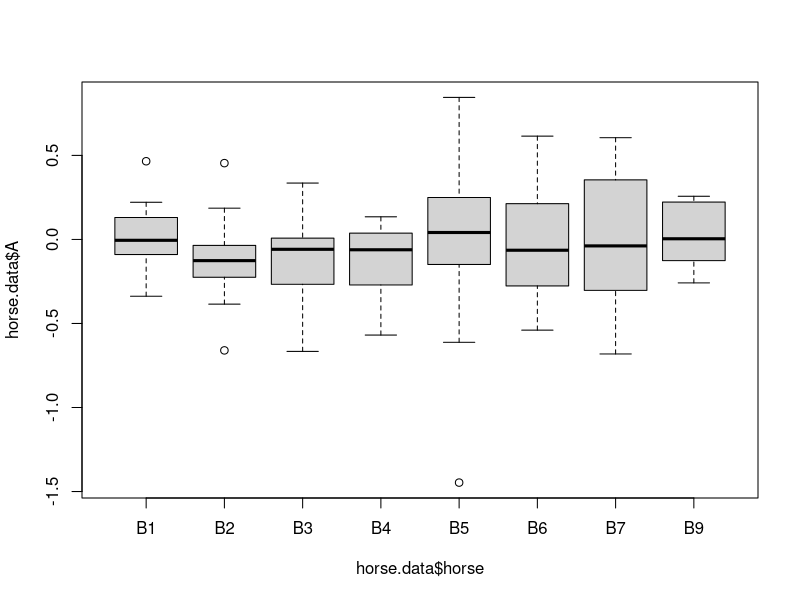
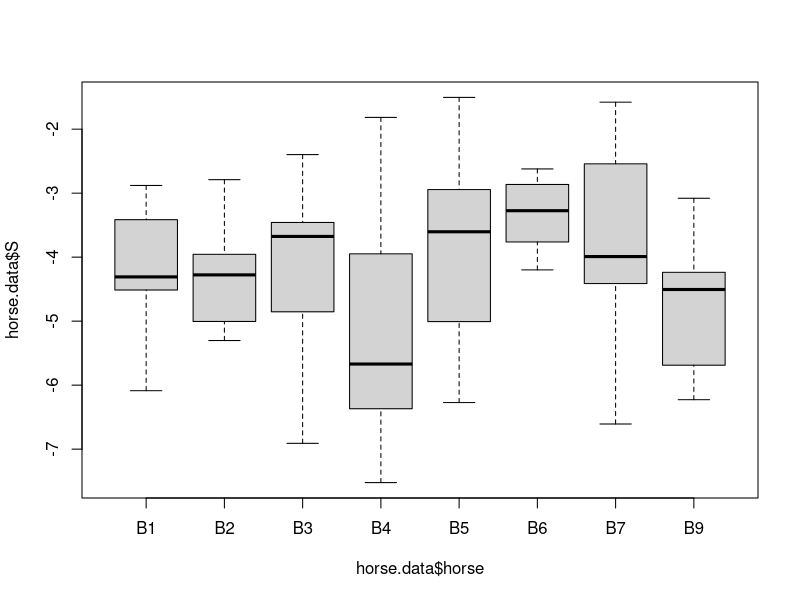
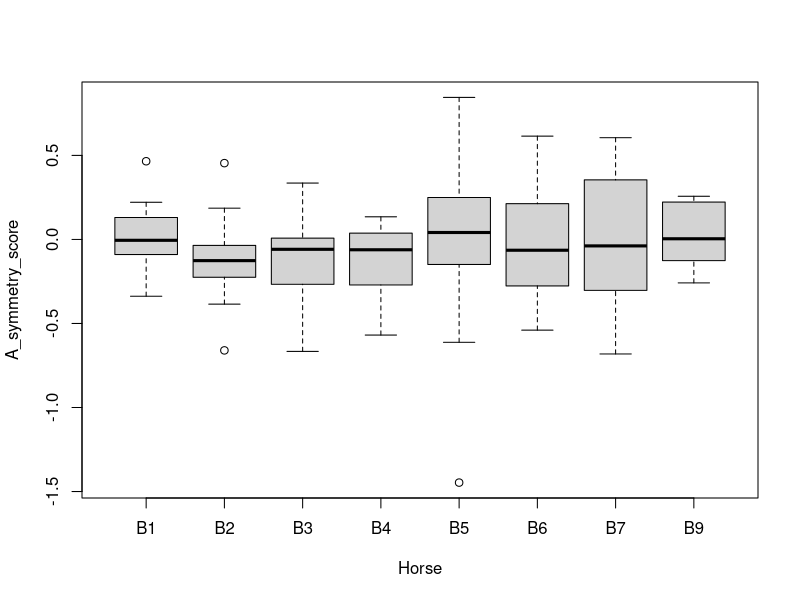
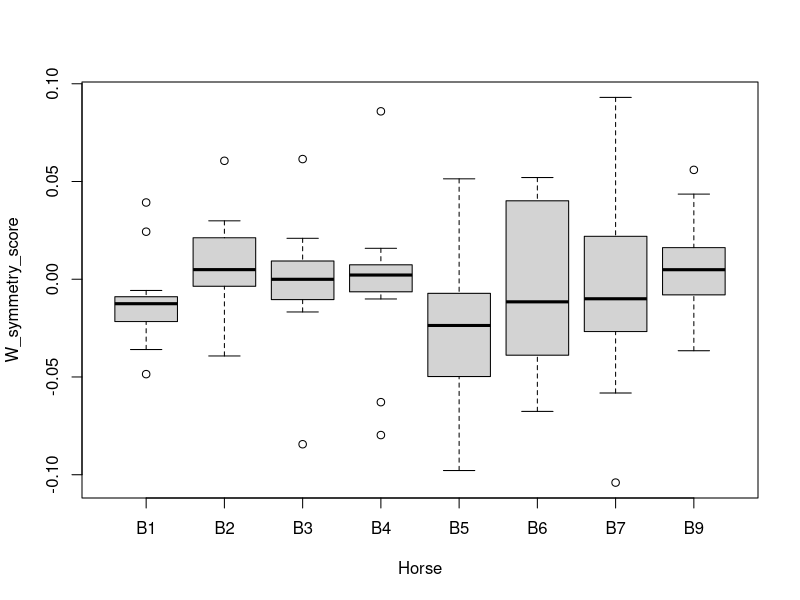
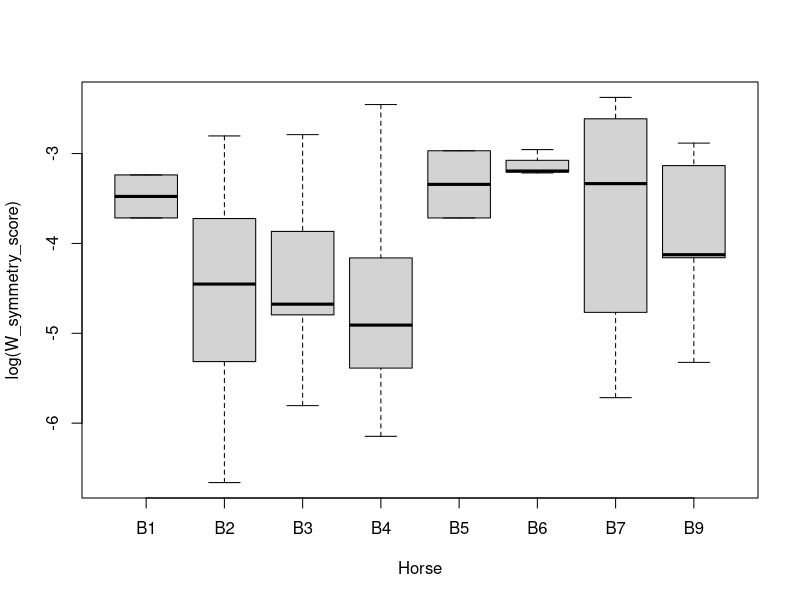
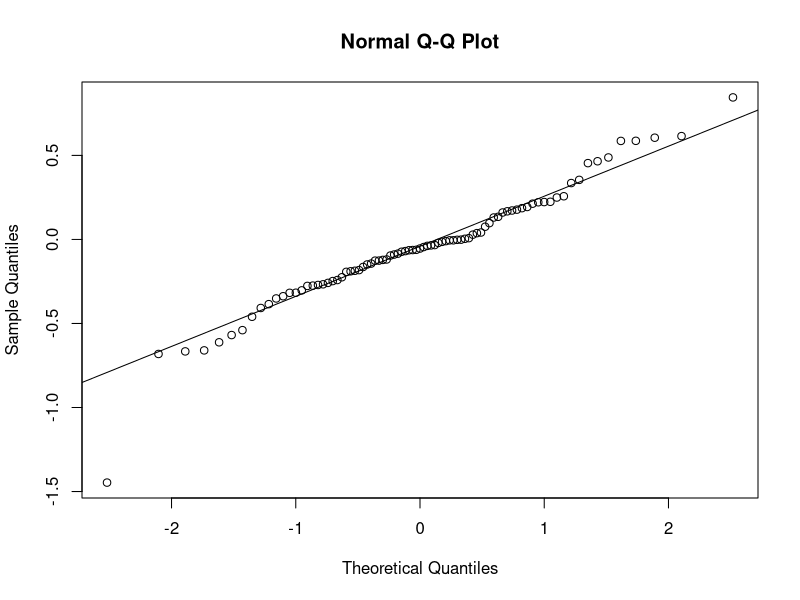
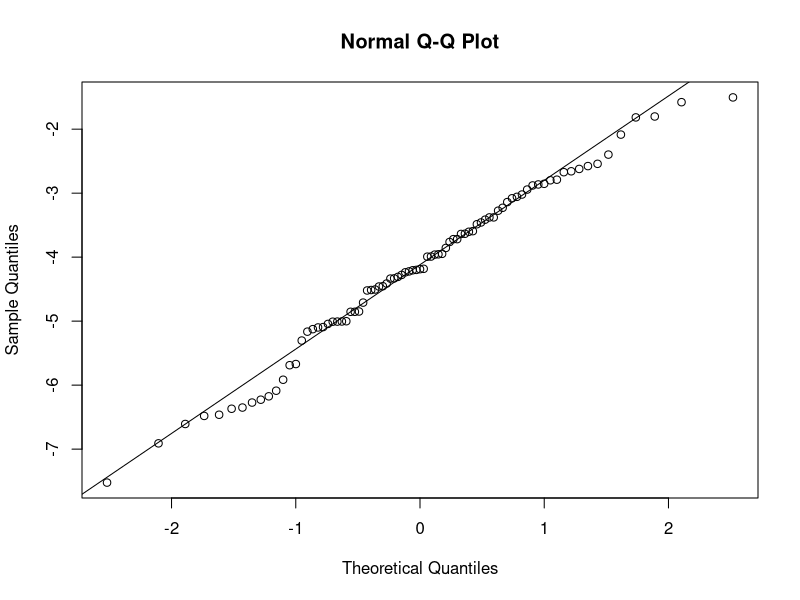
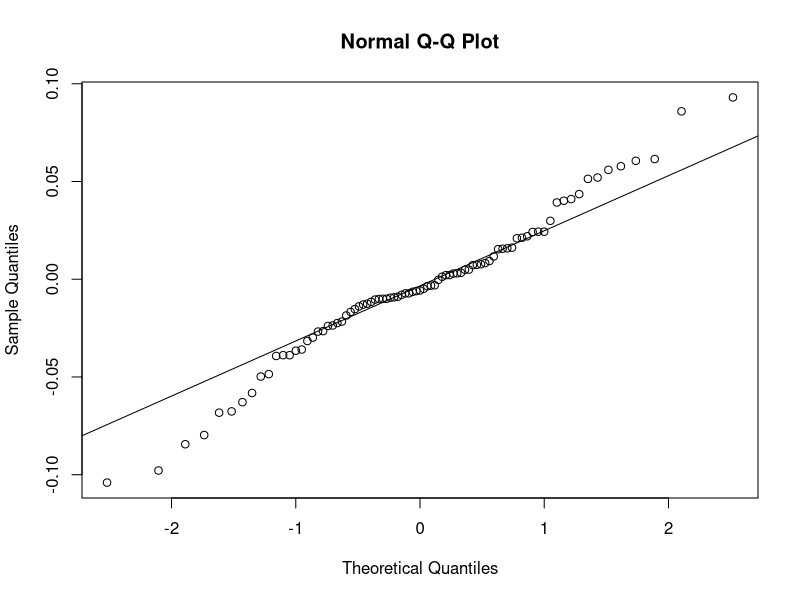

These charts were generated, in order, by the following R code:
############################################## loading
# directory
setwd("/Users/nikolaj/Desktop/main/stat/p r o j e c t")

# some info about data
horse.data <- read.table('horse_data23.txt')
head(horse.data) 
colnames(horse.data)
dim(horse.data)


######## effect on either score
# we need horse as a factor (it's catagorical)
horse.data$horse <- as.factor(horse.data$horse)

W_symmetry_score = horse.data$W 
Horse  = horse.data$horse

A_symmetry_score = horse.data$A

# boxplot of data:
boxplot(horse.data$A ~ horse.data$horse, title = "hej")
boxplot(horse.data$S ~ horse.data$horse)

boxplot(A_symmetry_score ~ Horse)
boxplot(W_symmetry_score ~ Horse)
boxplot(log(W_symmetry_score) ~ Horse)

qqnorm(horse.data$A)
qqline(horse.data$A)

qqnorm(horse.data$S)
qqline(horse.data$S)

qqnorm(horse.data$W)
qqline(horse.data$W)

# the different group looks fairly normal distributed based
# on the plot
# they overlap 

# there is a bit difference in variiance,
# maybe some transformation is in order
boxplot((horse.data$S) ~ horse.data$horse)



#anova(lm(horse ~ A, data = horse.data)) 
anova(lm(A ~ horse, data = horse.data)) # not significant
anova(lm(S ~ horse, data = horse.data)) # not significant
anova(lm(W ~ horse, data = horse.data)) # not significant

summary(lm(A ~ horse, data = horse.data))



# test with kruskal wallis
kruskal.test(horse.data$A, horse.data$horse)
kruskal.test(horse.data$S, horse.data$horse)
kruskal.test(horse.data$W, horse.data$horse)

#######################################
# test
# changing data

score <- rep(c('A', 'S', 'W'), each= 85)
horse <- rep(horse.data$horse, 3)
horse.newData <- data.frame(score_val = c(horse.data$A,horse.data$S,horse.data$W),
            score = score, horse = horse)

boxplot(horse.newData$score_val ~ horse.newData$score:horse.newData$horse)


fit <- lm(score_val ~ score * horse, data=horse.newData)
anova(fit)

fit <- lm(score_val ~ score + score:horse, data=horse.newData)
anova(fit)
